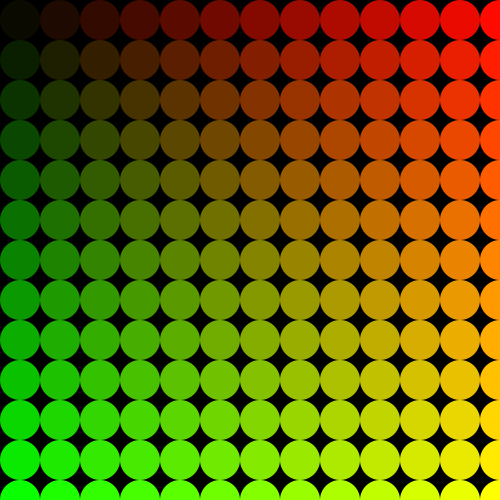
Frame 1 (no input)
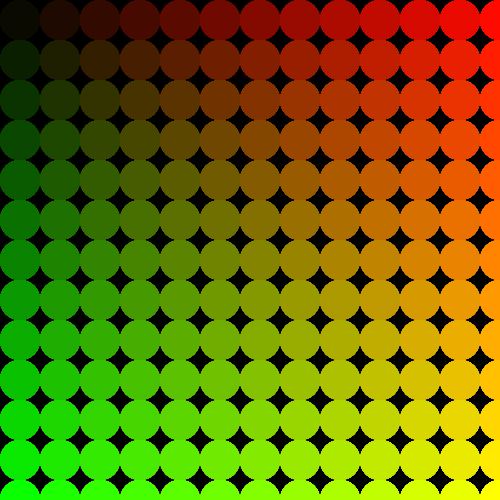
Frame 60 (the mouse pressed at the canvas centre just before this capture)
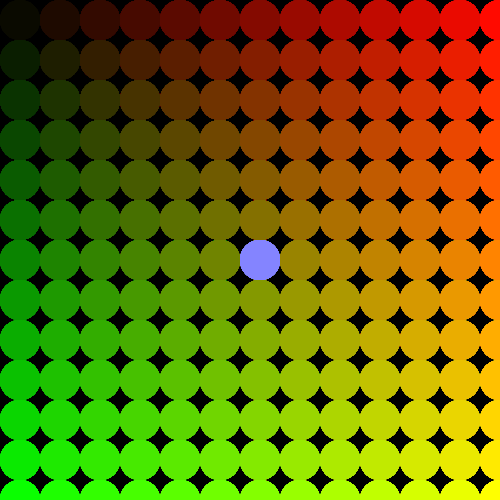
Frame 120 (the mouse held since frame 60 and released just before this capture)

The Processing sketch that drew these frames (run headless with seeded random() and noise(); from frame 60 on, the mouse is pressed at the canvas centre):

// Processing sketch: cerchi
// ── cerchi.pde
int d = 40;

void setup()
{
  size(500, 500);
  background(0);
  noStroke();
  colorMode(RGB,width);
}
void draw()
{
  for(int y = d/2; y <= height; y+=d)
  {
    for(int x = d/2;x <= width; x+=d)
    {
      if(dist(x,y,mouseX,mouseY) < d/2)
      {
        fill(x,y,width);
      }
      else
      {
        fill(x,y,0);
      }
      
      ellipse(x,y,d,d);
    }
  }
}
